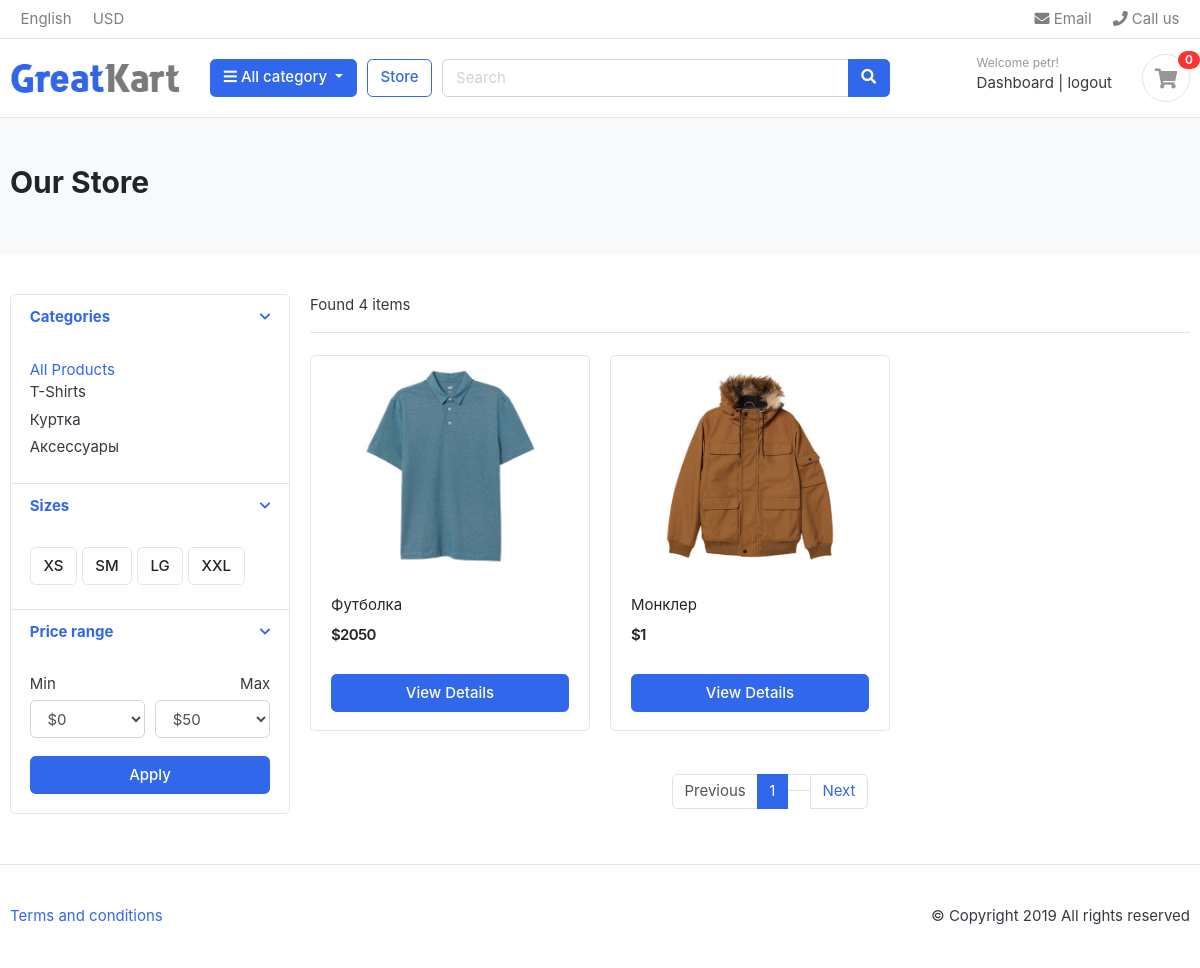
The page /products/ (signed in) on the database its author committed.
### users/models.py (models this page shows, shortened)
class Account(AbstractBaseUser):
    first_name = models.CharField(max_length=50)
    username = models.CharField(max_length=50)
    last_name = models.CharField(max_length=50)
    email = models.EmailField(max_length=128, unique=True)
    phone_number = models.CharField(max_length=50)
    is_staff = models.BooleanField(null=True)
    data_joined = models.DateTimeField(auto_now_add=True)
    last_login = models.DateTimeField(auto_now_add=True)
    is_admin = models.BooleanField(default=False)
    is_active = models.BooleanField(default=False)
    USERNAME_FIELD = 'email'
    REQUIRED_FIELDS = ['username', 'first_name', 'last_name']
    objects = MyAccountManager()
    is_verified_email = models.BooleanField(default=False)
    @property
    def is_staff(self):
        "Is the user a member of staff?"
        return self.is_admin

### category/models.py (models this page shows, shortened)
class Category(models.Model):
    category_name = models.CharField(max_length=50, unique=True)
    slug = models.SlugField(max_length=50, unique=True)
    decription = models.CharField(max_length=128)
    cat_image = models.ImageField(upload_to='photos/categories', blank=True)

### store/models.py (models this page shows, shortened)
class Products(models.Model):
    product_name=models.CharField(max_length=200, unique=True)
    slug = models.SlugField(max_length=200, unique=True)
    description = models.TextField(blank=True)
    price = models.IntegerField()
    product_image = models.ImageField(upload_to='photos/products')
    stock = models.IntegerField()
    is_available = models.BooleanField(default=True)
    category = models.ForeignKey(to=Category, on_delete=models.CASCADE)
    create_date = models.DateTimeField(auto_now_add=True)
    modified_date = models.DateTimeField(auto_now=True)
    def get_url(self):
        return reverse('product:product_detail', args=[self.category.slug, self.slug])

### store/views.py (the view)
# urls.py: path('products/', include('store.urls', namespace='products')),
def store(request, category_slug=None):
    if category_slug:
        categories = get_object_or_404(Category, slug=category_slug)
        products = Products.objects.filter(category=categories, is_available=True)
        product_count = products.count()
    else:
        products = Products.objects.filter(is_available=True)
        product_count = products.count()
    per_page = 2
    paginator = Paginator(products, per_page)
    page = request.GET.get('page')
    products_paginator = paginator.get_page(page)
    context = {
        'products': products_paginator,
        'product_count': product_count,
        'categories': Category.objects.all(),
    }
    return render(request, 'store/store.html', context)

### carts/context_processors.py (called while the page is built)
def counter(request):
    cart_count = 0
    if 'admin' in request.path:
        return {}
    else:
        try:
            cart = Cart.objects.filter(cart_id=_cart_id(request))
            cart_items = CartItem.objects.all().filter(cart=cart[:1])
            for cart_item in cart_items:
                cart_count += cart_item.quantity
        except Cart.DoesNotExist:
            cart_count = 0
    return dict(cart_count=cart_count)

### carts/views.py (called while the page is built)
def _cart_id(request):   #_ is private
    cart = request.session.session_key
    if not cart:
        cart = request.session.create()
    return cart

### category/context_processors.py (called while the page is built)
def menu_links(request):
    links = Category.objects.all()
    return dict(links=links)

### store/templates/store/store.html (shortened to what this page needs)
{% extends 'store/base.html' %}
{% block section %}
    <section class="section-pagetop bg">
    <div class="container">
        {% if 'search' in request.path %}
	        <h2 class="title-page">Searching</h2>
        {% else %}
            <h2 class="title-page">Our Store</h2>
        {% endif %}
    </div>
    </section>
{% endblock %}
{% block section_content %}
    <section class="section-content padding-y">
    <div class="container">
    <div class="row">
	    <aside class="col-md-3">
<div class="card">
	<article class="filter-group">
		<header class="card-header">
			<a href="#" data-toggle="collapse" data-target="#collapse_1" aria-expanded="true" class="">
				<i class="icon-control fa fa-chevron-down"></i>
				<h6 class="title">Categories</h6>
			</a>
		</header>
		<div class="filter-content collapse show" id="collapse_1" style="">
			<div class="card-body">
                <a href="{% url 'product:products' %}">All Products </a>
                {% for category in categories %}
                    <ul class="list-menu">
                        <li>
                            <a href="{% url 'products:category_slug' category.slug %}">{{ category.category_name }}</a>
                        </li>
                    </ul>
                {% endfor %}
			</div>
		</div>
	</article>
	<article class="filter-group">
		<header class="card-header">
			<a href="#" data-toggle="collapse" data-target="#collapse_4" aria-expanded="true" class="">
				<i class="icon-control fa fa-chevron-down"></i>
				<h6 class="title">Sizes </h6>
			</a>
		</header>
		<div class="filter-content collapse show" id="collapse_4" style="">
			<div class="card-body">
			  <label class="checkbox-btn">
			    <span class="btn btn-light"> XS </span>
			  </label>
			  <label class="checkbox-btn">
			    <span class="btn btn-light"> SM </span>
			  </label>
			  <label class="checkbox-btn">
			    <span class="btn btn-light"> LG </span>
			  </label>
			  <label class="checkbox-btn">
			    <span class="btn btn-light"> XXL </span>
			  </label>
		</div>
		</div>
	</article>
	<article class="filter-group">
		<header class="card-header">
			<a href="#" data-toggle="collapse" data-target="#collapse_3" aria-expanded="true" class="">
				<i class="icon-control fa fa-chevron-down"></i>
				<h6 class="title">Price range </h6>
			</a>
		</header>
		<div class="filter-content collapse show" id="collapse_3" style="">
			<div class="card-body">
				<div class="form-row">
				<div class="form-group col-md-6">
				  <label>Min</label>
				  	<select class="mr-2 form-control">
						<option value="0">$0</option>
					</select>
				</div>
				<div class="form-group text-right col-md-6">
				  <label>Max</label>
				  	<select class="mr-2 form-control">
						<option value="50">$50</option>
					</select>
				</div>
				</div>
				<button class="btn btn-block btn-primary">Apply</button>
			</div>
		</div>
	</article>
</div>
	</aside>
	<main class="col-md-9">
<header class="border-bottom mb-4 pb-3">
		<div class="form-inline">
			<span class="mr-md-auto">Found {{ product_count }} items  </span>
		</div>
</header>
<div class="row">
{% if products %}
{% for product in products %}
    <div class="col-md-4">
        <figure class="card card-product-grid">
            <div class="img-wrap">
				    <a href="{{ product.get_url }}"><img src="{{product.product_image.url}}"></a>
                </div>
			    <figcaption class="info-wrap">
				    <div class="fix-height">
                            <a href="{{ product.get_url }}" class="title">{{ product.product_name }}</a>
					    <div class="price-wrap mt-2">
						    <span class="price">${{ product.price }}</span>
					    </div>
				    </div>
				{%if user.is_authenticated%}
				<a href="{{ product.get_url }}" class="btn btn-block btn-primary">View Details </a>
				{% else %}
					<a href="{% url 'users:login' %}" class="btn btn-block btn-primary">View Details </a>
				{% endif %}
			    </figcaption>
        </figure>
    </div>
    {% endfor %}
{% else %}
    <h2>Here is nothing</h2>
{% endif %}
</div>
<nav class="mt-4" aria-label="Page navigation sample">
{% if products.has_other_pages %}
    <ul class="pagination">
       {% if products.has_previous %}
           <li class="page-item "><a class="page-link" href="?page={{ products.previous_page_number }}">Previous</a></li>
       {% else %}
           <li class="page-item disabled "><a class="page-link" href="#">Previous</a></li>
       {% endif %}
        {% for page in products.paginator.page_range %}
            {% if products.number == page %}
                <li class="page-item active"><a class="page-link" href="#">{{ page }}</a></li>
            {% else %}
                <li class="page-item"><a class="page-link" href="?page={{ page }}"></a></li>
            {% endif %}
        {% endfor %}
        {% if products.has_next %}
            <li class="page-item "><a class="page-link" href="?page={{ products.next_page_number }}">Next</a></li>
        {% else %}
            <li class="page-item disabled "><a class="page-link" href="">Next</a></li>
        {% endif %}
    </ul>
{% endif %}
</nav>
    </main>
</div>
</div>
</section>
{% endblock %}
{% block footer %}
<footer class="section-footer border-top padding-y">
	<div class="container">
		<p class="float-md-right">
			&copy Copyright 2019 All rights reserved
		</p>
		<p>
			<a href="#">Terms and conditions</a>
		</p>
	</div>
</footer>
{% endblock %}

### store/templates/store/base.html (shortened to what this page needs)
<!DOCTYPE HTML>
<html lang="en">
<head>
<link href="/static/css/bootstrap.css" rel="stylesheet" type="text/css"/>
<link href="/static/fonts/fontawesome/css/all.min.css" type="text/css" rel="stylesheet">
<link href="/static/css/ui.css" rel="stylesheet" type="text/css"/>
<link href="/static/css/responsive.css" rel="stylesheet" media="only screen and (max-width: 1200px)" />
<link href="/static/css/rating.css" rel="stylesheet" type="text/css"/>
</head>
<body>
<header class="section-header">
<nav class="navbar p-md-0 navbar-expand-sm navbar-light border-bottom">
<div class="container">
  <div class="collapse navbar-collapse" id="navbarTop4">
    <ul class="navbar-nav mr-auto">
    	<li class="nav-item dropdown">
		 	<a href="#" class="nav-link">   English </a>
		</li>
		<li class="nav-item dropdown">
			<a href="#" class="nav-link"> USD </a>
		</li>
    </ul>
    <ul class="navbar-nav">
		<li><a href="#" class="nav-link"> <i class="fa fa-envelope"></i> Email </a></li>
		<li><a href="#" class="nav-link"> <i class="fa fa-phone"></i> Call us </a></li>
	</ul>
  </div>
</div>
</nav>
<section class="header-main border-bottom">
	<div class="container">
<div class="row align-items-center">
	<div class="col-lg-2 col-md-3 col-6">
		<a href="{% url 'index' %}" class="brand-wrap">
			<img class="logo" src="/static/images/logo.png">
		</a>
	</div>
	<div class="col-lg col-sm col-md col-6 flex-grow-0">
		<div class="category-wrap dropdown d-inline-block float-right">
			<button type="button" class="btn btn-primary dropdown-toggle" data-toggle="dropdown">
				<i class="fa fa-bars"></i> All category
			</button>
		</div>
	</div>
	<a href="{% url 'products:products' %}" class="btn btn-outline-primary">Store</a>
	<div class="col-lg  col-md-6 col-sm-12 col">
		<form action="{% url 'product:search' %}" class="search" method="GET">
			<div class="input-group w-100">
			    <input type="text" class="form-control" style="width:60%;" placeholder="Search" name="keyword">
			    <div class="input-group-append">
			      <button class="btn btn-primary" type="submit">
			        <i class="fa fa-search"></i>
			      </button>
			    </div>
		    </div>
		</form>
	</div>
	<div class="col-lg-3 col-sm-6 col-8 order-2 order-lg-3">
				<div class="d-flex justify-content-end mb-3 mb-lg-0">
				{% if user.is_authenticated%}
                    <div class="widget-header">
						<small class="title text-muted">Welcome {{ user.first_name }}!</small>
						<div>
                            <a href="{% url 'users:dashboard' %}">Dashboard</a> <span class="dark-transp"> | </span>
							<a href="{% url 'users:logout' %}"> logout</a>
						</div>
					</div>
                {% endif %}
                {% if user.is_authenticated %}
                    <a href="{% url 'cart:cart' %}" class="widget-header pl-3 ml-3">
						<div  class="icon icon-sm rounded-circle border"><i class="fa fa-shopping-cart" ></i></div>
						<span class="badge badge-pill badge-danger notify">{{ cart_count }}</span>
					</a>
                {% else %}
                    <a href="{% url 'users:login' %}" class="widget-header pl-3 ml-3">
						<div  class="icon icon-sm rounded-circle border"><i class="fa fa-shopping-cart" ></i></div>
						<span class="badge badge-pill badge-danger notify">0</span>
					</a>
                {% endif %}
				</div>
			</div>
</div>
	</div>
</section>
</header>
{% block section %}{% endblock %}
{% block section_content %}{% endblock %}
{% block footer %}{% endblock %}
</body>
</html>

### static/css/ui.css (style rules this page uses)
html { font-family: "Inter", sans-serif; font-size: 15px; }
.img-wrap { text-align: center; display: block; }
.img-wrap img { max-width: 100%; }
.price-wrap { letter-spacing: -0.7px; }
.icon-xs, .icon-sm, .icon-md, .icon-lg { display: inline-block; text-align: center; flex-shrink: 0; flex-grow: 0; }
.icon-sm { width: 48px; height: 48px; line-height: 48px !important; font-size: 20px; }
.padding-y { padding-top: 40px; padding-bottom: 40px; }
figure { margin-bottom: 0; }
article:after, .form-group:after { display: block; clear: both; content: ""; }
.bg { background-color: #f8f9fa; }
.title-page { color: #212529; }
p:last-child { margin-bottom: 0; }
.header-main { position: relative; padding-top: 1rem; padding-bottom: 1rem; }
.brand-wrap .logo, .navbar-brand .logo { margin-right: 7px; max-height: 42px; display: inline-block; }
.widget-header { display: inline-block; vertical-align: middle; position: relative; }
.widget-header a { color: #343a40; }
.widget-header i { color: #969696; }
.widget-header .title { display: block; }
.widget-header .notify { position: absolute; top: -3px; right: -10px; }
.btn-light { background-color: #fff; border-color: #e4e4e4; }
[class*=list-] li:after { visibility: hidden; display: block; content: ""; overflow: hidden; height: 0; clear: both; }
.list-menu { list-style: none; margin: 0; padding-left: 0; }
.list-menu li { margin-bottom: 5px; }
.list-menu a { color: #343a40; }
[class*=card-product] a.title { color: #212529; display: block; }
[class*=card-product] .img-wrap { overflow: hidden; position: relative; }
[class*=card-product] .img-wrap img { height: 100%; max-width: 100%; width: auto; display: inline-block; -o-object-fit: cover; object-fit: cover; }
.card-product-grid { margin-bottom: 20px; }
.card-product-grid .img-wrap { border-radius: 0.2rem 0.2rem 0 0; height: 220px; }
.card-product-grid .info-wrap { overflow: hidden; padding: 18px 20px; }
.card-product-grid .fix-height { height: 80px; overflow: hidden; }
.card .img-wrap { overflow: hidden; }
.notify { position: absolute; top: -4px; right: -10px; display: inline-block; padding: 0.25em 0.6em; font-size: 12px; line-height: 1; text-align: center; border-radius: 3rem; color: #fff; background-color: #fa3434; }
.price { font-weight: 600; color: #212529; }
.icon-control { margin-top: 5px; float: right; font-size: 80%; }
.card-header .title { margin-bottom: 0; line-height: 1.5; }
.filter-group { border-bottom: 1px solid #e4e4e4; }
.filter-group .card-header { border-bottom: 0; }
.filter-group:last-child { border-bottom: 0; }
.checkbox-btn { position: relative; }
.section-pagetop { padding: 45px 0; }

### rows shown on the page
Account: first_name "petr"
Category: category_name "T-Shirts"
Category: category_name "Куртка"
Category: category_name "Аксессуары"
Products: product_image (picture), product_name "Футболка", price "2050"
Products: product_image (picture), product_name "Монклер", price "1"

### other values the page prints
{{ cart_count }} "0"
{{ product_count }} "4"
{{ page }} "1"
